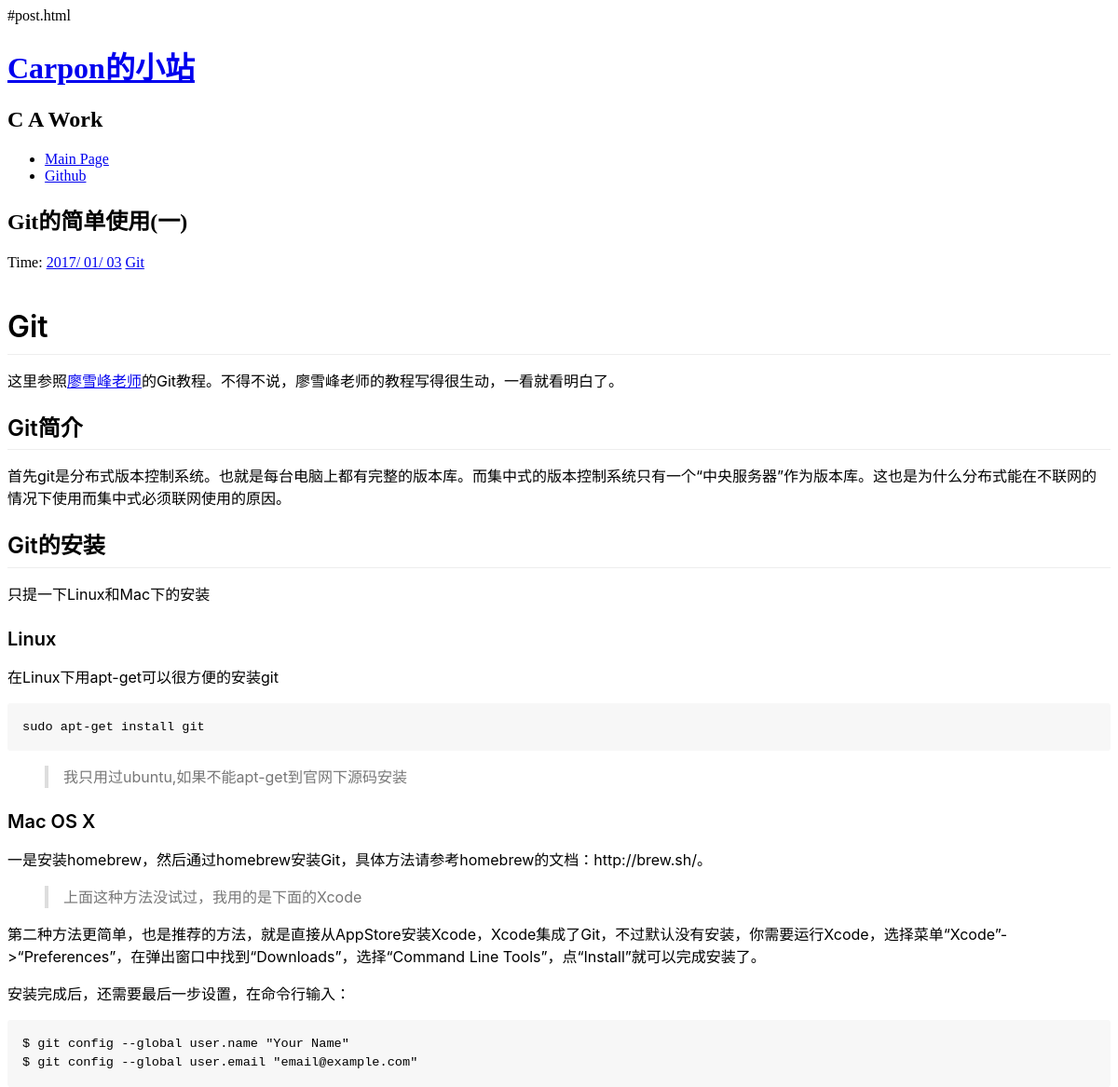
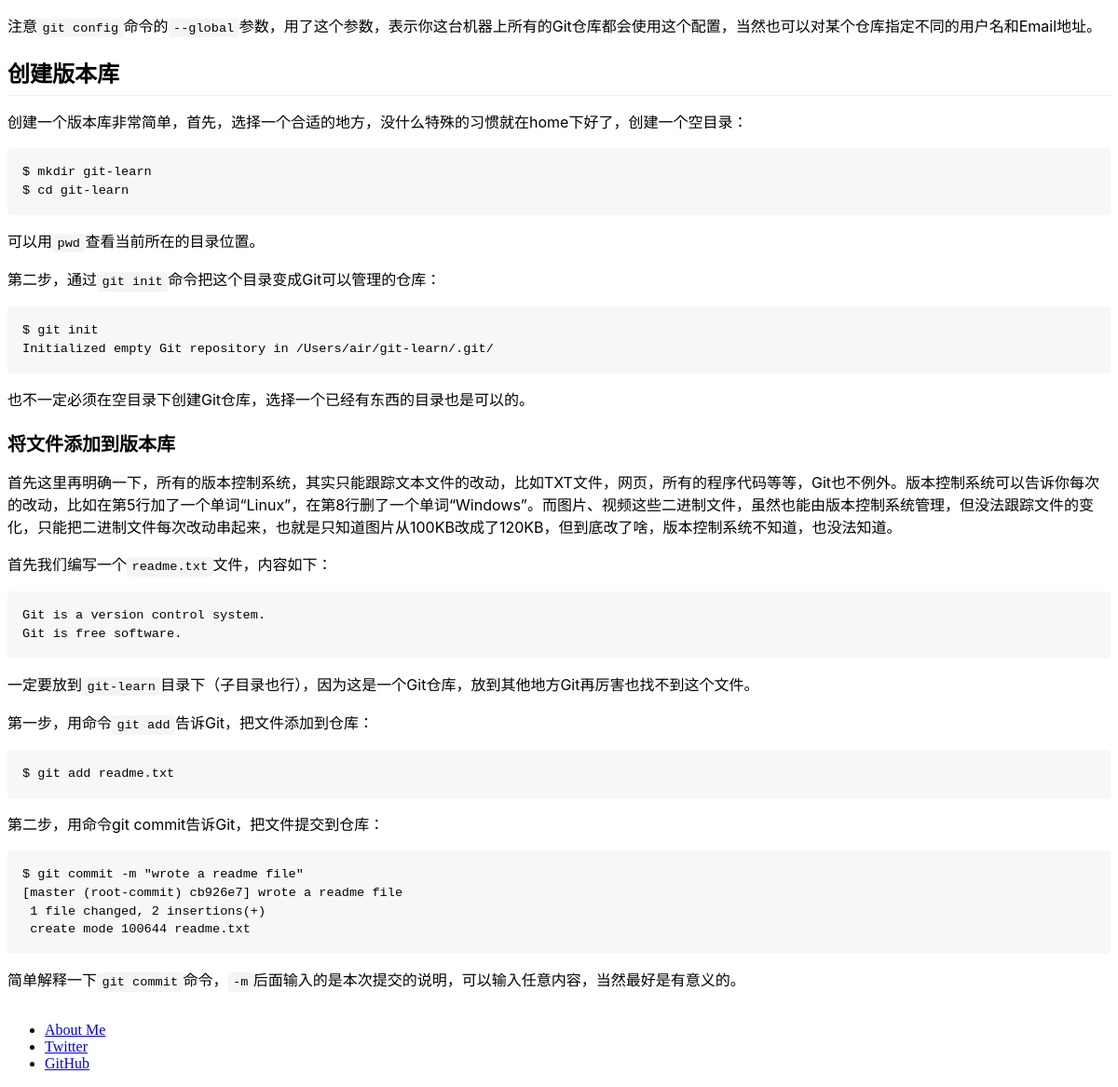
Screenshot of /3/ with the database file from the repository (2 pictures, top to bottom).
### hello/models.py (models this page shows, shortened)
class Hello(models.Model):
    title = models.CharField(max_length = 100)
    category = models.CharField(max_length = 50,blank = True)
    date_time = models.DateTimeField(auto_now_add = True)
    content = models.TextField(blank = True,null = True)
    def get_absolute_url(self):
        path = reverse('detail',kwargs={'id':self.id})
        return "http://127.0.0.1:8000%s" % path
    class Meta:
        ordering = ['-date_time']

### hello/views.py (the view)
# urls.py: url(r'^(?P<id>\d+)/$',hello_views.detail,name='detail'),
def detail(request, id):
    try:
        post = Hello.objects.get(id=str(id))
    except Hello.DoesNotExist:
        raise Http404
    return render(request,'post.html',{'post':post})

### hello/templatetags/custom_markdown.py (called while the page is built)
@register.filter(is_safe=True)  #注册template filter
@stringfilter  #希望字符串作为参数
def custom_markdown(value):
    return mark_safe(markdown.markdown(value,
        extensions = ['markdown.extensions.fenced_code', 'markdown.extensions.codehilite'],
                                       safe_mode=True,
                                       enable_attributes=False))

### hello/templates/post.html (shortened to what this page needs)
{% extends "base.html" %}
{% load custom_markdown %}
{% block content %}
<div class="posts">
        <section class="post">
            <header class="post-header">
                <h2 class="post-title">{{ post.title }}</h2>
                    <p class="post-meta">
                        Time:  <a class="post-author" href="#">{{ post.date_time|date:'Y/ m/ d'}}</a> <a class="post-category post-category-js" href="#">{{ post.category }}</a>
                    </p>
            </header>
                <div class="markdown-body">
                    <p>
                        {{ post.content|custom_markdown }}
                    </p>
                </div>
        </section>
</div>
{% endblock %}

### static/style.css (style rules this page uses)
.markdown-body { font-family:-apple-system, BlinkMacSystemFont, "Segoe UI", Helvetica, Arial, sans-serif, "Apple Color Emoji", "Segoe UI Emoji", "Segoe UI Symbol"; font-size:16px; line-height:1.5; word-wrap:break-word }
.markdown-body::before { display:table;content:"" }
.markdown-body::after { display:table;clear:both;content:"" }
.markdown-body>*:first-child { margin-top:0 !important }
.markdown-body p,.markdown-body blockquote,.markdown-body ul,.markdown-body ol,.markdown-body dl,.markdown-body table,.markdown-body pre { margin-top:0;margin-bottom:16px }
.markdown-body blockquote { padding:0 1em;color:#777;border-left:0.25em solid #ddd }
.markdown-body blockquote>:first-child { margin-top:0 }
.markdown-body blockquote>:last-child { margin-bottom:0 }
.markdown-body h1,.markdown-body h2,.markdown-body h3,.markdown-body h4,.markdown-body h5,.markdown-body h6 { margin-top:24px;margin-bottom:16px;font-weight:600;line-height:1.25 }
.markdown-body h1 { padding-bottom:0.3em;font-size:2em;border-bottom:1px solid #eee }
.markdown-body h2 { padding-bottom:0.3em;font-size:1.5em;border-bottom:1px solid #eee }
.markdown-body h3 { font-size:1.25em }
.markdown-body code,.markdown-body tt { padding:0;padding-top:0.2em;padding-bottom:0.2em;margin:0;font-size:85%;background-color:rgba(0,0,0,0.04);border-radius:3px }
.markdown-body code::before,.markdown-body code::after,.markdown-body tt::before,.markdown-body tt::after { letter-spacing:-0.2em;content:"\00a0" }
.markdown-body pre { word-wrap:normal }
.markdown-body pre>code { padding:0;margin:0;font-size:100%;word-break:normal;white-space:pre;background:transparent;border:0 }
.markdown-body .highlight pre,.markdown-body pre { padding:16px;overflow:auto;font-size:85%;line-height:1.45;background-color:#f7f7f7;border-radius:3px }
.markdown-body pre code, .markdown-body pre tt { display:inline;max-width:auto;padding:0;margin:0;overflow:visible;line-height:inherit;word-wrap:normal;background-color:transparent;border:0 }
.markdown-body pre code::before,.markdown-body pre code::after,.markdown-body pre tt::before,.markdown-body pre tt::after { content:normal }

### rows the page displays
Hello: title "Git的简单使用(一)", date_time "2017/ 01/ 03", category "Git", content|custom_markdown "Git 这里参照 廖雪峰老师 的Git教程。不得不说，廖雪峰老师的教程写得很生动，一看就看明白了。 Git简介 首先git是分布式版本控制系统。也就是每台电脑上都有完整的版本库。而集中式的版本控制系统只有一个“中央服务器”作为版本库。这也是为什么分布式能在不联网的情况下使用而集中式必须联网使用的原因。 Git的安装 只提一下Linux和Mac下的安装 Linux 在Linux下用apt-get可以很方便的安装git sudo apt-get install git 我只用过ubuntu,如果不能apt-get到官网下源码安装 Mac OS X 一是安装homebrew，然后通过homebrew安装Git，具体方法请参考homebrew的文档：http://brew.sh/。 上面这种方法没试过，我用的是下面的Xcode 第二种方法更简单，也是推荐的方法，就是直接从AppStore安装Xcode，Xcode集成了Git，不过默认没有安装，你需要运行Xcode，选择菜单“Xcode”->“Preferences”，在弹出窗口中找到“Downloads”，选择“Command Line Tools”，点“Install”就可以完成安装了。 安装完成后，还需要最后一步设置，在命令行输入： $ git config --global user.name \"Your Name\" $ git config --global user.email \"email@example.com\" 注意 git config 命令的 --global…"
